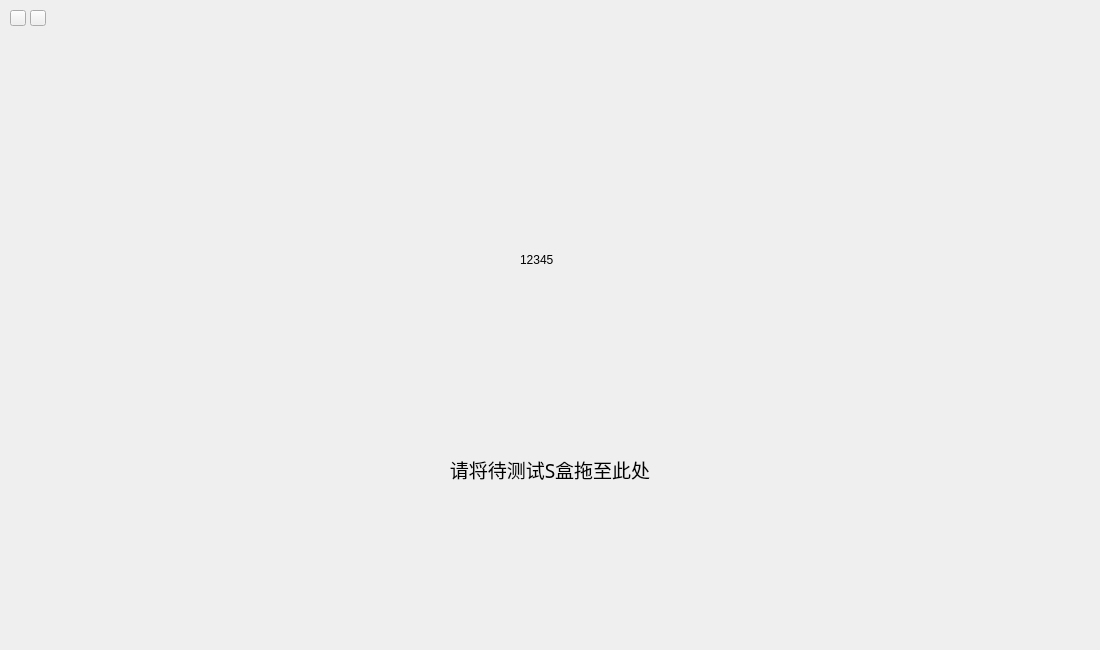
<?xml version="1.0" encoding="UTF-8"?>
<ui version="4.0">
 <class>exeLoadView</class>
 <widget class="QMainWindow" name="exeLoadView">
  <property name="geometry">
   <rect>
    <x>0</x>
    <y>0</y>
    <width>1100</width>
    <height>650</height>
   </rect>
  </property>
  <property name="windowTitle">
   <string>MainWindow</string>
  </property>
  <widget class="QWidget" name="centralwidget">
   <widget class="QLabel" name="background">
    <property name="geometry">
     <rect>
      <x>0</x>
      <y>0</y>
      <width>1100</width>
      <height>650</height>
     </rect>
    </property>
    <property name="font">
     <font>
      <family>方正粗黑宋简体</family>
      <pointsize>10</pointsize>
     </font>
    </property>
    <property name="text">
     <string/>
    </property>
   </widget>
   <widget class="QPushButton" name="quit_Btn">
    <property name="geometry">
     <rect>
      <x>10</x>
      <y>10</y>
      <width>16</width>
      <height>16</height>
     </rect>
    </property>
    <property name="text">
     <string/>
    </property>
   </widget>
   <widget class="QLabel" name="exe_name">
    <property name="geometry">
     <rect>
      <x>420</x>
      <y>450</y>
      <width>260</width>
      <height>40</height>
     </rect>
    </property>
    <property name="font">
     <font>
      <family>黑体</family>
      <pointsize>14</pointsize>
     </font>
    </property>
    <property name="layoutDirection">
     <enum>Qt::LeftToRight</enum>
    </property>
    <property name="text">
     <string>&lt;html&gt;&lt;head/&gt;&lt;body&gt;&lt;p&gt;请将待测试S盒拖至此处&lt;/p&gt;&lt;/body&gt;&lt;/html&gt;</string>
    </property>
    <property name="alignment">
     <set>Qt::AlignCenter</set>
    </property>
   </widget>
   <widget class="QPushButton" name="minimized_Btn">
    <property name="geometry">
     <rect>
      <x>30</x>
      <y>10</y>
      <width>16</width>
      <height>16</height>
     </rect>
    </property>
    <property name="text">
     <string/>
    </property>
   </widget>
   <widget class="AnimatedLabel" name="start_Btn">
    <property name="geometry">
     <rect>
      <x>510</x>
      <y>520</y>
      <width>80</width>
      <height>80</height>
     </rect>
    </property>
    <property name="text">
     <string/>
    </property>
   </widget>
   <widget class="animationView" name="animate_view" native="true">
    <property name="geometry">
     <rect>
      <x>350</x>
      <y>40</y>
      <width>400</width>
      <height>400</height>
     </rect>
    </property>
    <widget class="QLabel" name="exe_recipient">
     <property name="geometry">
      <rect>
       <x>110</x>
       <y>100</y>
       <width>200</width>
       <height>200</height>
      </rect>
     </property>
     <property name="text">
      <string/>
     </property>
    </widget>
    <widget class="QLabel" name="process_view">
     <property name="geometry">
      <rect>
       <x>170</x>
       <y>180</y>
       <width>80</width>
       <height>80</height>
      </rect>
     </property>
     <property name="text">
      <string>&lt;html&gt;&lt;head/&gt;&lt;body&gt;&lt;p&gt;12345&lt;/p&gt;&lt;/body&gt;&lt;/html&gt;</string>
     </property>
    </widget>
   </widget>
   <zorder>background</zorder>
   <zorder>animate_view</zorder>
   <zorder>quit_Btn</zorder>
   <zorder>exe_name</zorder>
   <zorder>minimized_Btn</zorder>
   <zorder>start_Btn</zorder>
  </widget>
 </widget>
 <customwidgets>
  <customwidget>
   <class>AnimatedLabel</class>
   <extends>QLabel</extends>
   <header>animatedlabel.h</header>
  </customwidget>
  <customwidget>
   <class>animationView</class>
   <extends>QWidget</extends>
   <header>animationview.h</header>
   <container>1</container>
  </customwidget>
 </customwidgets>
 <resources/>
 <connections/>
</ui>
